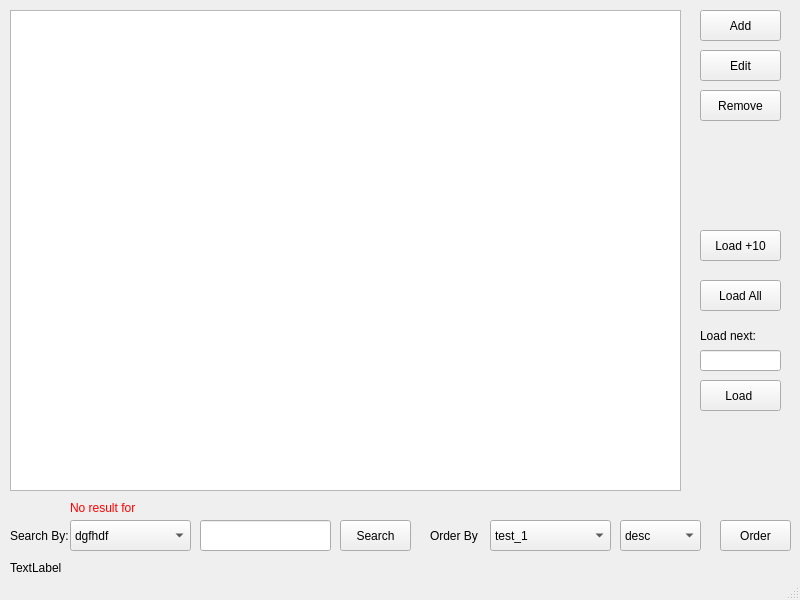
<?xml version="1.0" encoding="UTF-8"?>
<ui version="4.0">
 <class>MainWindow</class>
 <widget class="QMainWindow" name="MainWindow">
  <property name="geometry">
   <rect>
    <x>0</x>
    <y>0</y>
    <width>800</width>
    <height>600</height>
   </rect>
  </property>
  <property name="windowTitle">
   <string>MainWindow</string>
  </property>
  <widget class="QWidget" name="centralwidget">
   <widget class="QTableWidget" name="tableWidget">
    <property name="geometry">
     <rect>
      <x>10</x>
      <y>10</y>
      <width>671</width>
      <height>481</height>
     </rect>
    </property>
   </widget>
   <widget class="QPushButton" name="pushButton">
    <property name="geometry">
     <rect>
      <x>700</x>
      <y>280</y>
      <width>81</width>
      <height>31</height>
     </rect>
    </property>
    <property name="text">
     <string>Load All</string>
    </property>
   </widget>
   <widget class="QPushButton" name="pushButton_2">
    <property name="geometry">
     <rect>
      <x>700</x>
      <y>90</y>
      <width>81</width>
      <height>31</height>
     </rect>
    </property>
    <property name="text">
     <string>Remove</string>
    </property>
   </widget>
   <widget class="QPushButton" name="pushButton_3">
    <property name="geometry">
     <rect>
      <x>700</x>
      <y>10</y>
      <width>81</width>
      <height>31</height>
     </rect>
    </property>
    <property name="text">
     <string>Add</string>
    </property>
   </widget>
   <widget class="QPushButton" name="pushButton_4">
    <property name="geometry">
     <rect>
      <x>700</x>
      <y>50</y>
      <width>81</width>
      <height>31</height>
     </rect>
    </property>
    <property name="text">
     <string>Edit</string>
    </property>
   </widget>
   <widget class="QLabel" name="label">
    <property name="geometry">
     <rect>
      <x>10</x>
      <y>520</y>
      <width>61</width>
      <height>31</height>
     </rect>
    </property>
    <property name="text">
     <string>Search By:</string>
    </property>
   </widget>
   <widget class="QComboBox" name="comboBox">
    <property name="geometry">
     <rect>
      <x>70</x>
      <y>520</y>
      <width>121</width>
      <height>31</height>
     </rect>
    </property>
    <item>
     <property name="text">
      <string>dgfhdf</string>
     </property>
    </item>
    <item>
     <property name="text">
      <string>sgfg</string>
     </property>
    </item>
   </widget>
   <widget class="QPushButton" name="pushButton_5">
    <property name="geometry">
     <rect>
      <x>340</x>
      <y>520</y>
      <width>71</width>
      <height>31</height>
     </rect>
    </property>
    <property name="text">
     <string>Search</string>
    </property>
   </widget>
   <widget class="QComboBox" name="comboBox_2">
    <property name="geometry">
     <rect>
      <x>490</x>
      <y>520</y>
      <width>121</width>
      <height>31</height>
     </rect>
    </property>
    <item>
     <property name="text">
      <string>test_1</string>
     </property>
    </item>
    <item>
     <property name="text">
      <string>dfhnyj</string>
     </property>
    </item>
   </widget>
   <widget class="QLabel" name="label_2">
    <property name="geometry">
     <rect>
      <x>430</x>
      <y>520</y>
      <width>61</width>
      <height>31</height>
     </rect>
    </property>
    <property name="text">
     <string>Order By</string>
    </property>
   </widget>
   <widget class="QPushButton" name="pushButton_6">
    <property name="geometry">
     <rect>
      <x>720</x>
      <y>520</y>
      <width>71</width>
      <height>31</height>
     </rect>
    </property>
    <property name="text">
     <string>Order</string>
    </property>
   </widget>
   <widget class="QPushButton" name="pushButton_7">
    <property name="geometry">
     <rect>
      <x>700</x>
      <y>380</y>
      <width>81</width>
      <height>31</height>
     </rect>
    </property>
    <property name="text">
     <string>Load </string>
    </property>
   </widget>
   <widget class="QLabel" name="label_3">
    <property name="geometry">
     <rect>
      <x>700</x>
      <y>325</y>
      <width>81</width>
      <height>21</height>
     </rect>
    </property>
    <property name="text">
     <string>Load next:</string>
    </property>
   </widget>
   <widget class="QLineEdit" name="lineEdit">
    <property name="geometry">
     <rect>
      <x>700</x>
      <y>350</y>
      <width>81</width>
      <height>21</height>
     </rect>
    </property>
   </widget>
   <widget class="QPushButton" name="pushButton_8">
    <property name="geometry">
     <rect>
      <x>700</x>
      <y>230</y>
      <width>81</width>
      <height>31</height>
     </rect>
    </property>
    <property name="text">
     <string>Load +10</string>
    </property>
   </widget>
   <widget class="QLineEdit" name="lineEdit_2">
    <property name="geometry">
     <rect>
      <x>200</x>
      <y>520</y>
      <width>131</width>
      <height>31</height>
     </rect>
    </property>
   </widget>
   <widget class="QComboBox" name="comboBox_3">
    <property name="geometry">
     <rect>
      <x>620</x>
      <y>520</y>
      <width>81</width>
      <height>31</height>
     </rect>
    </property>
    <item>
     <property name="text">
      <string>desc</string>
     </property>
    </item>
    <item>
     <property name="text">
      <string>asc</string>
     </property>
    </item>
   </widget>
   <widget class="QLabel" name="label_4">
    <property name="geometry">
     <rect>
      <x>10</x>
      <y>560</y>
      <width>401</width>
      <height>16</height>
     </rect>
    </property>
    <property name="text">
     <string>TextLabel</string>
    </property>
   </widget>
   <widget class="QLabel" name="label_5">
    <property name="geometry">
     <rect>
      <x>70</x>
      <y>500</y>
      <width>341</width>
      <height>16</height>
     </rect>
    </property>
    <property name="styleSheet">
     <string notr="true">selection-background-color: rgb(255, 0, 0);</string>
    </property>
    <property name="text">
     <string>&lt;html&gt;&lt;head/&gt;&lt;body&gt;&lt;p&gt;&lt;span style=&quot; color:#ff0000;&quot;&gt;No result for &lt;/span&gt;&lt;/p&gt;&lt;/body&gt;&lt;/html&gt;</string>
    </property>
   </widget>
  </widget>
  <widget class="QMenuBar" name="menubar">
   <property name="geometry">
    <rect>
     <x>0</x>
     <y>0</y>
     <width>800</width>
     <height>21</height>
    </rect>
   </property>
  </widget>
  <widget class="QStatusBar" name="statusbar"/>
 </widget>
 <resources/>
 <connections/>
</ui>
